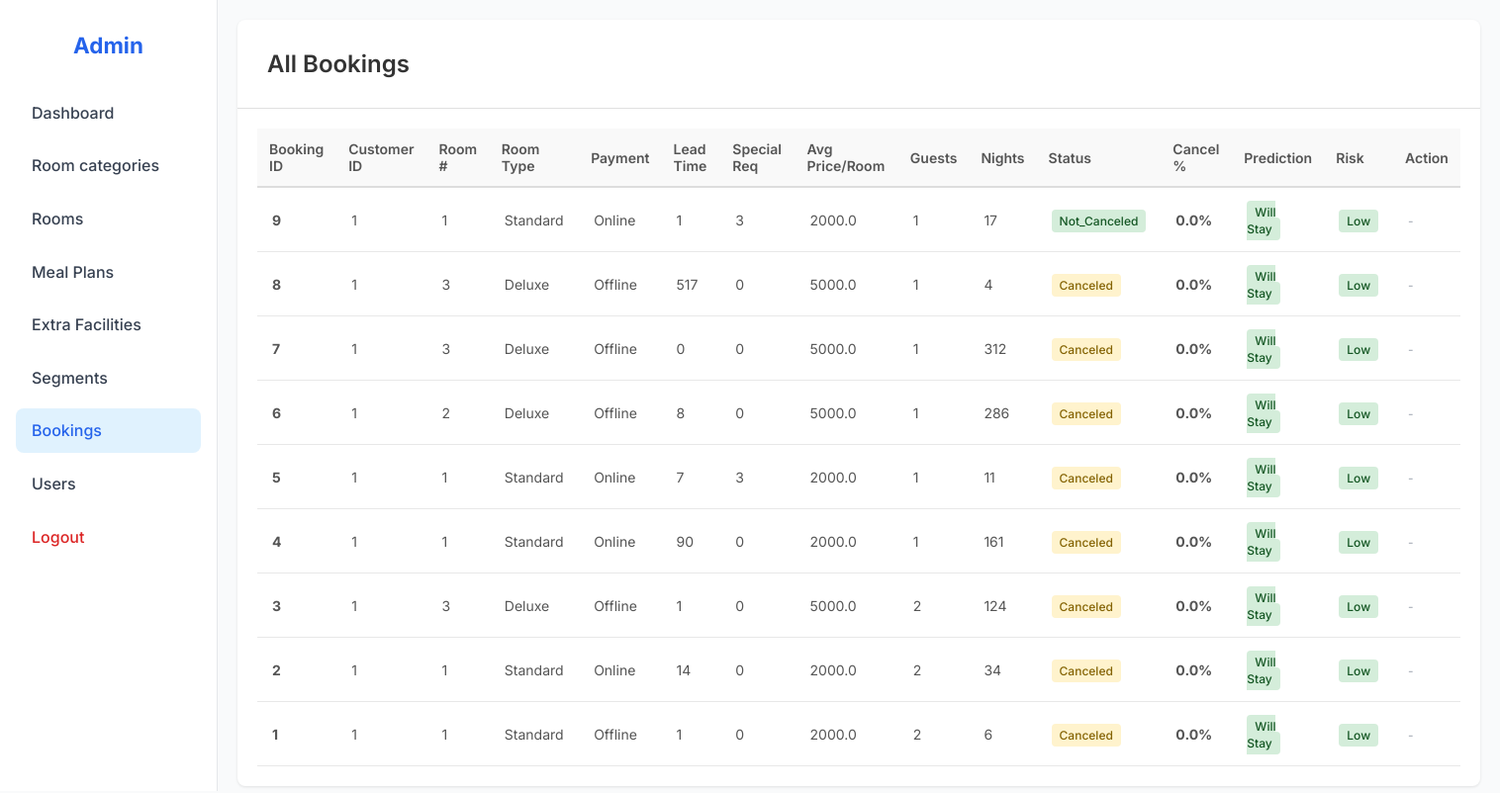
Page /admin/bookings (signed in) on the earlier database version.
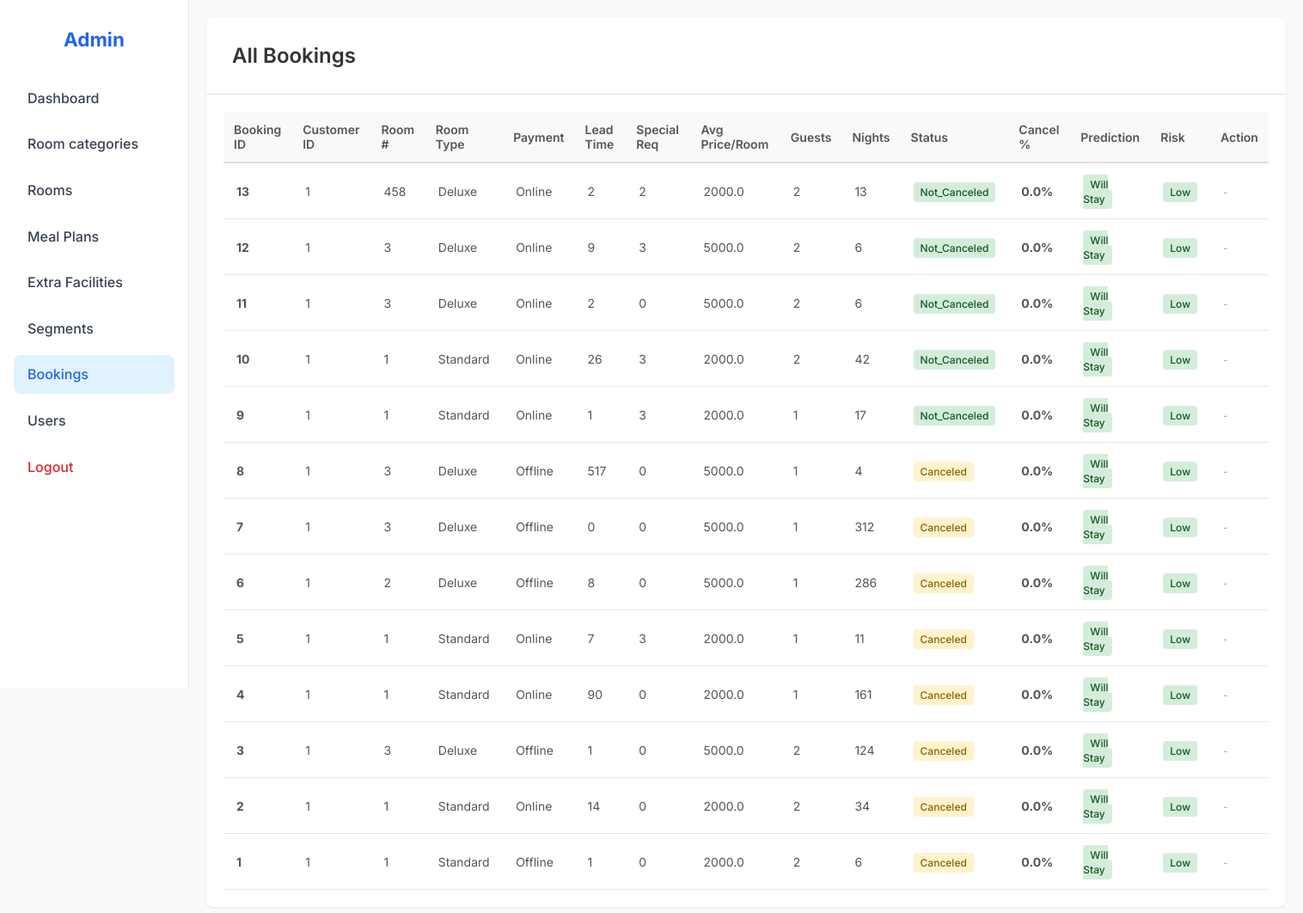
Same page on the later database version.
### tables this page shows
CREATE TABLE bookings (
            booking_id INTEGER PRIMARY KEY AUTOINCREMENT,
            customer_id INTEGER NOT NULL,
            room_id INTEGER NOT NULL,
            meal_plan_id INTEGER NOT NULL,
            market_segment_id INTEGER NOT NULL,
            booking_status TEXT CHECK(booking_status IN ('Canceled','Not_Canceled')) NOT NULL,
            lead_time INTEGER NOT NULL,
            arrival_year INTEGER NOT NULL,
            arrival_month INTEGER NOT NULL,
            arrival_date INTEGER NOT NULL,
            avg_price_per_room REAL NOT NULL,
            no_of_special_requests INTEGER DEFAULT 0,
            total_nights INTEGER,
            total_guests INTEGER,
            created_at TIMESTAMP DEFAULT CURRENT_TIMESTAMP, required_car_parking_space INTEGER DEFAULT 0, no_of_adults INTEGER DEFAULT 0,
            FOREIGN KEY(customer_id) REFERENCES customers(customer_id),
            FOREIGN KEY(room_id) REFERENCES rooms(room_id),
            FOREIGN KEY(meal_plan_id) REFERENCES meal_plans(meal_plan_id),
            FOREIGN KEY(market_segment_id) REFERENCES market_segments(market_segment_id)
        );

### hotel_app/controllers/admin_controller.py (the view)
def bookings():
    bookings = booking_model.list_admin()
    booking_preds = []
    for booking in bookings:
        prob = prediction_service.predict(booking)
        booking_preds.append(
            {
                "booking_id": booking["booking_id"],
                "cancellation_probability": round(prob, 3),
                "prediction": hold_service.label(prob),
                "risk_level": hold_service.risk(prob),
            }
        )
    return render_template(
        "admin_bookings.html",
        bookings=bookings,
        bookings_combined=zip(bookings, booking_preds),
    )

### hotel_app/models/booking_model.py (called while the page is built)
def list_admin():
    conn = db_model.conn()
    rows = conn.execute(
        f"""
        SELECT b.*,
               r.room_number as room_number,
               t.room_type_name as room_type_name,
               m.meal_plan_name,
               s.segment_name,
               ef.extra_facility_count AS extra_facility_count,
               ef.extra_facility_total AS extra_facility_total,
               h.is_on_hold AS is_on_hold
        FROM bookings b
        LEFT JOIN rooms r ON b.room_id = r.room_id
        LEFT JOIN room_types t ON r.room_type_id = t.room_type_id
        LEFT JOIN meal_plans m ON b.meal_plan_id = m.meal_plan_id
        JOIN market_segments s ON b.market_segment_id = s.market_segment_id
        {EXTRA_FACILITY_SUMMARY_JOIN}
        {BOOKING_HOLD_JOIN}
        ORDER BY b.created_at DESC
    """
    ).fetchall()
    conn.close()
    return rows

### hotel_app/models/db.py (called while the page is built)
def conn():
    conn = sqlite3.connect(DB_PATH)
    conn.row_factory = sqlite3.Row
    conn.execute("PRAGMA foreign_keys = ON")
    return conn

### hotel_app/services/hold_service.py (called while the page is built)
def risk(probability):
    if probability > HIGH_RISK_THRESHOLD:
        return "High"
    if probability > MEDIUM_RISK_THRESHOLD:
        return "Medium"
    return "Low"

### templates/admin_bookings.html (shortened to what the changed rows need)
<!DOCTYPE html>
<html lang="en">
<head>
    <link rel="stylesheet" href="{{ url_for('static', filename='css/admin_bookings.css') }}">
    <link rel="stylesheet" href="{{ url_for('static', filename='css/flash.css') }}">
</head>
<body>
    <div class="dashboard">
        <aside class="sidebar">
            <h2>Admin</h2>
        </aside>
        <main class="main-content">
            <div class="container">
                <div class="header">
                    <h2>All Bookings</h2>
                </div>
                <div class="table-container">
                    <table>
                        <thead>
                            <tr>
                                <th>Booking ID</th>
                                <th>Customer ID</th>
                                <th>Room #</th>
                                <th>Room Type</th>
                                <th>Payment</th>
                                <th>Lead Time</th>
                                <th>Special Req</th>
                                <th>Avg Price/Room</th>
                                <th>Guests</th>
                                <th>Nights</th>
                                <th>Status</th>
                                <th>Cancel %</th>
                                <th>Prediction</th>
                                <th>Risk</th>
                                <th>Action</th>
                            </tr>
                        </thead>
                        <tbody>
                            {% for booking, pred in bookings_combined %}
                            <tr>
                                <td><strong>{{ booking.booking_id }}</strong></td>
                                <td>{{ booking.customer_id }}</td>
                                <td>{{ booking.room_number }}</td>
                                <td>{{ booking.room_type_name }}</td>
                                <td>{{ booking.segment_name }}</td>
                                <td>{{ booking.lead_time }}</td>
                                <td>{{ booking.no_of_special_requests }}</td>
                                <td>{{ (booking.avg_price_per_room or 0)|round(2) }}</td>
                                <td>{{ booking.total_guests or 0 }}</td>
                                <td>{{ booking.total_nights }}</td>
                                <td>
                                    {% if booking.booking_status == 'Canceled' %}
                                    <span class="status-canceled">{{ booking.booking_status }}</span>
                                    {% else %}
                                    <span class="status-confirmed">{{ booking.booking_status }}</span>
                                    {% endif %}
                                </td>
                                <td><strong>{{ (pred.cancellation_probability * 100)|round(2) }}%</strong></td>
                                <td>
                                    {% if pred.prediction == "Likely to Cancel" %}
                                    <span class="prediction-1">Will Cancel</span>
                                    {% else %}
                                    <span class="prediction-0">Will Stay</span>
                                    {% endif %}
                                </td>
                                <td>
                                    <span class="risk-{{ pred.risk_level|lower }}">
                                        {{ pred.risk_level|title }}
                                    </span>
                                </td>
                                <td>
                                    {% if booking.booking_status == 'Canceled' %}
                                    <span class="hold-note">-</span>
                                    {% elif booking.is_on_hold %}
                                    <a href="{{ url_for('admin_view_booking_for_hold', booking_id=booking.booking_id) }}"
                                        class="view-btn">View</a>
                                    {% elif pred.risk_level == "High" %}
                                    <a href="{{ url_for('admin_view_booking_for_hold', booking_id=booking.booking_id) }}"
                                        class="view-btn">View</a>
                                    {% else %}
                                    <span class="hold-note">-</span>
                                    {% endif %}
                                </td>
                            </tr>
                            {% endfor %}
                        </tbody>
                    </table>
                </div>
            </div>
        </main>
    </div>
</body>
</html>

Differences in the rows shown:
added bookings: booking_id "13", customer_id "1", room_number "458", room_type_name "Deluxe", segment_name "Online", lead_time "2", no_of_special_requests "2", avg_price_per_room "2000.0", total_guests "2", total_nights "13", booking_status "Not_Canceled", cancellation_probability "0.0", risk_level "Low"
added bookings: booking_id "12", customer_id "1", room_number "3", room_type_name "Deluxe", segment_name "Online", lead_time "9", no_of_special_requests "3", avg_price_per_room "5000.0", total_guests "2", total_nights "6", booking_status "Not_Canceled", cancellation_probability "0.0", risk_level "Low"
added bookings: booking_id "11", customer_id "1", room_number "3", room_type_name "Deluxe", segment_name "Online", lead_time "2", no_of_special_requests "0", avg_price_per_room "5000.0", total_guests "2", total_nights "6", booking_status "Not_Canceled", cancellation_probability "0.0", risk_level "Low"
added bookings: booking_id "10", customer_id "1", room_number "1", room_type_name "Standard", segment_name "Online", lead_time "26", no_of_special_requests "3", avg_price_per_room "2000.0", total_guests "2", total_nights "42", booking_status "Not_Canceled", cancellation_probability "0.0", risk_level "Low"
